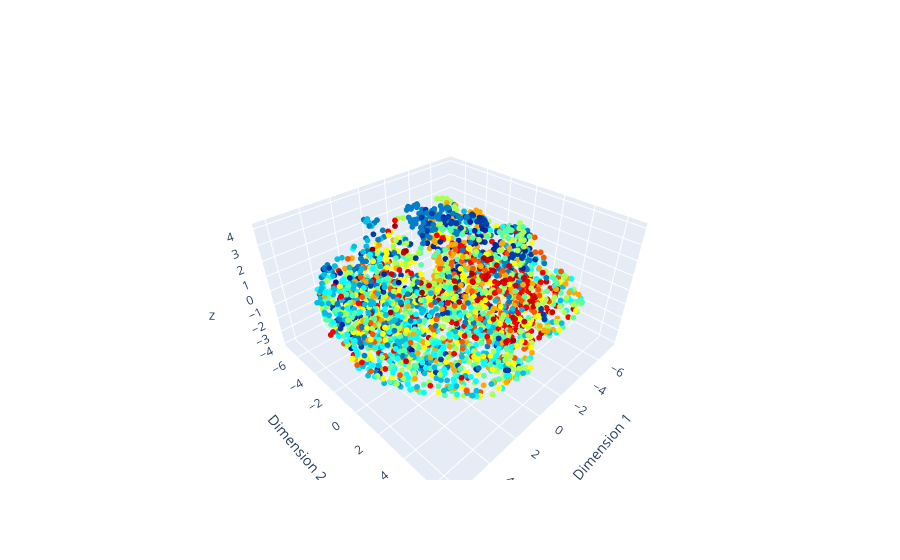

Notebook source saved alongside this figure:
### Code cell
plot = create_embedding_plot(embeddings[0])
plot.show()

### Figure 1 — Plotly figure (JSON) as saved in the notebook; plotly's stock layout.template omitted (floating-point values rounded to 4 significant figures; data arrays with more than 128 entries replaced by an {"elided": "..."} marker saying what was removed)
{"data": [{"marker": {"color": {"elided": "2836 int values"}, "colorscale": [[0, "rgb(0,0,131)"], [0.2, "rgb(0,60,170)"], [0.4, "rgb(5,255,255)"], [0.6, "rgb(255,255,0)"], [0.8, "rgb(250,0,0)"], [1, "rgb(128,0,0)"]], "size": 2}, "mode": "markers", "type": "scatter3d", "x": {"elided": "2836 float values"}, "y": {"elided": "2836 float values"}, "z": {"elided": "2836 float values"}}], "layout": {"scene": {"xaxis": {"title": {"text": "Dimension 1"}}, "yaxis": {"title": {"text": "Dimension 2"}}}}}
